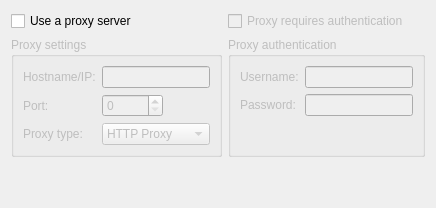
              <widget class="QWidget" name="settingsProxyTabPage">
               <attribute name="title">
                <string>Proxy</string>
               </attribute>
               <layout class="QGridLayout" name="gridLayout_15">
                <item row="0" column="0">
                 <widget class="QCheckBox" name="settingsUseProxy">
                  <property name="text">
                   <string>Use a proxy server</string>
                  </property>
                 </widget>
                </item>
                <item row="1" column="0">
                 <widget class="QGroupBox" name="settingsProxyGroup">
                  <property name="enabled">
                   <bool>false</bool>
                  </property>
                  <property name="title">
                   <string>Proxy settings</string>
                  </property>
                  <layout class="QGridLayout" name="gridLayout_16">
                   <item row="0" column="1" colspan="2">
                    <widget class="QLineEdit" name="settingsProxyHost"/>
                   </item>
                   <item row="0" column="0">
                    <widget class="QLabel" name="label_17">
                     <property name="text">
                      <string>Hostname/IP:</string>
                     </property>
                    </widget>
                   </item>
                   <item row="1" column="0">
                    <widget class="QLabel" name="label_18">
                     <property name="text">
                      <string>Port:</string>
                     </property>
                    </widget>
                   </item>
                   <item row="1" column="1">
                    <widget class="QSpinBox" name="settingsProxyPort">
                     <property name="maximum">
                      <number>99999</number>
                     </property>
                    </widget>
                   </item>
                   <item row="1" column="2">
                    <spacer name="horizontalSpacer_6">
                     <property name="orientation">
                      <enum>Qt::Horizontal</enum>
                     </property>
                     <property name="sizeHint" stdset="0">
                      <size>
                       <width>40</width>
                       <height>20</height>
                      </size>
                     </property>
                    </spacer>
                   </item>
                   <item row="2" column="0">
                    <widget class="QLabel" name="label_21">
                     <property name="text">
                      <string>Proxy type:</string>
                     </property>
                    </widget>
                   </item>
                   <item row="2" column="1" colspan="2">
                    <widget class="QComboBox" name="settingsProxyType">
                     <item>
                      <property name="text">
                       <string>HTTP Proxy</string>
                      </property>
                     </item>
                     <item>
                      <property name="text">
                       <string>Socks5 Proxy</string>
                      </property>
                     </item>
                    </widget>
                   </item>
                  </layout>
                 </widget>
                </item>
                <item row="3" column="0">
                 <spacer name="verticalSpacer_8">
                  <property name="orientation">
                   <enum>Qt::Vertical</enum>
                  </property>
                  <property name="sizeHint" stdset="0">
                   <size>
                    <width>20</width>
                    <height>40</height>
                   </size>
                  </property>
                 </spacer>
                </item>
                <item row="1" column="1">
                 <widget class="QGroupBox" name="settingsProxyAuthenticationGroup">
                  <property name="enabled">
                   <bool>false</bool>
                  </property>
                  <property name="title">
                   <string>Proxy authentication</string>
                  </property>
                  <layout class="QFormLayout" name="formLayout">
                   <item row="0" column="0">
                    <widget class="QLabel" name="label_19">
                     <property name="text">
                      <string>Username:</string>
                     </property>
                    </widget>
                   </item>
                   <item row="0" column="1">
                    <widget class="QLineEdit" name="settingsProxyUsername"/>
                   </item>
                   <item row="1" column="1">
                    <widget class="QLineEdit" name="settingsProxyPassword">
                     <property name="echoMode">
                      <enum>QLineEdit::PasswordEchoOnEdit</enum>
                     </property>
                    </widget>
                   </item>
                   <item row="1" column="0">
                    <widget class="QLabel" name="label_20">
                     <property name="text">
                      <string>Password:</string>
                     </property>
                    </widget>
                   </item>
                  </layout>
                 </widget>
                </item>
                <item row="0" column="1">
                 <widget class="QCheckBox" name="settingsProxyAuthenticationRequired">
                  <property name="enabled">
                   <bool>false</bool>
                  </property>
                  <property name="text">
                   <string>Proxy requires authentication</string>
                  </property>
                 </widget>
                </item>
</layout>
              </widget>
